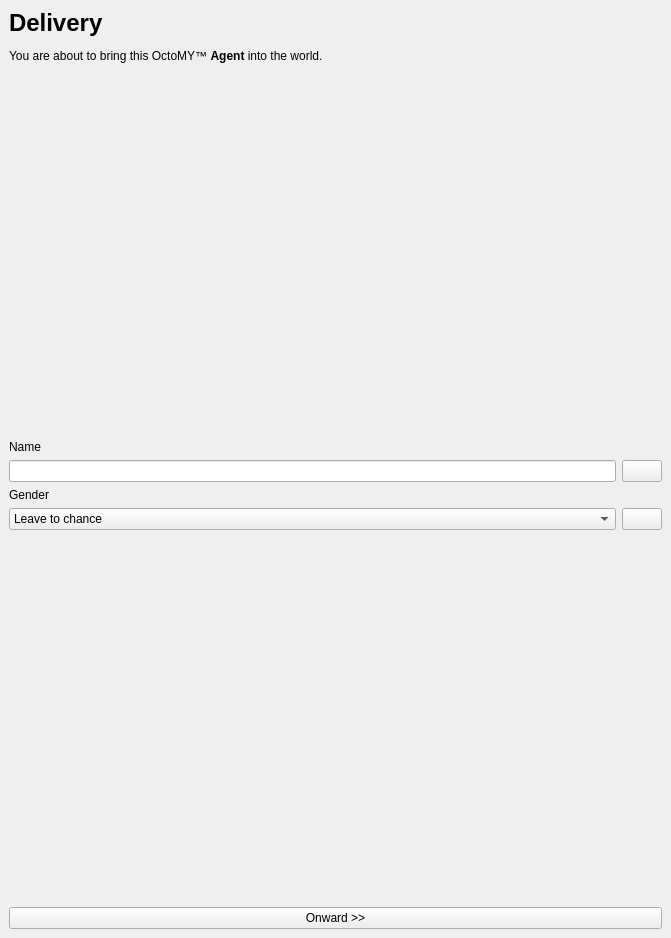
<?xml version="1.0" encoding="UTF-8"?>
<ui version="4.0">
 <class>AgentDeliveryWizard</class>
 <widget class="QWidget" name="AgentDeliveryWizard">
  <property name="geometry">
   <rect>
    <x>0</x>
    <y>0</y>
    <width>671</width>
    <height>938</height>
   </rect>
  </property>
  <property name="sizePolicy">
   <sizepolicy hsizetype="Minimum" vsizetype="Minimum">
    <horstretch>0</horstretch>
    <verstretch>0</verstretch>
   </sizepolicy>
  </property>
  <property name="windowTitle">
   <string>Form</string>
  </property>
  <layout class="QGridLayout" name="gridLayout">
   <property name="leftMargin">
    <number>0</number>
   </property>
   <property name="topMargin">
    <number>0</number>
   </property>
   <property name="rightMargin">
    <number>0</number>
   </property>
   <property name="bottomMargin">
    <number>0</number>
   </property>
   <property name="spacing">
    <number>0</number>
   </property>
   <item row="0" column="0">
    <widget class="QStackedWidget" name="stackedWidget">
     <property name="sizePolicy">
      <sizepolicy hsizetype="Minimum" vsizetype="Minimum">
       <horstretch>0</horstretch>
       <verstretch>0</verstretch>
      </sizepolicy>
     </property>
     <property name="currentIndex">
      <number>0</number>
     </property>
     <widget class="QWidget" name="pageDelivery">
      <layout class="QVBoxLayout" name="verticalLayout">
       <item>
        <widget class="QLabel" name="labelBodyWelcome">
         <property name="sizePolicy">
          <sizepolicy hsizetype="Expanding" vsizetype="Minimum">
           <horstretch>0</horstretch>
           <verstretch>0</verstretch>
          </sizepolicy>
         </property>
         <property name="text">
          <string>&lt;html&gt;&lt;head/&gt;&lt;body&gt;&lt;p&gt;&lt;span style=&quot; font-size:xx-large; font-weight:600;&quot;&gt;Delivery&lt;/span&gt;&lt;/p&gt;&lt;p&gt;You are about to bring this OctoMY™ &lt;span style=&quot; font-weight:600;&quot;&gt;Agent&lt;/span&gt; into the world.&lt;/p&gt;&lt;/body&gt;&lt;/html&gt;</string>
         </property>
         <property name="textFormat">
          <enum>Qt::RichText</enum>
         </property>
         <property name="wordWrap">
          <bool>true</bool>
         </property>
        </widget>
       </item>
       <item>
        <spacer name="verticalSpacer">
         <property name="orientation">
          <enum>Qt::Vertical</enum>
         </property>
         <property name="sizeHint" stdset="0">
          <size>
           <width>20</width>
           <height>40</height>
          </size>
         </property>
        </spacer>
       </item>
       <item>
        <widget class="QLabel" name="label_5">
         <property name="text">
          <string>Name</string>
         </property>
        </widget>
       </item>
       <item>
        <layout class="QHBoxLayout" name="horizontalLayout_4">
         <item>
          <widget class="QLineEdit" name="lineEditName"/>
         </item>
         <item>
          <widget class="QPushButton" name="pushButtonRandomName">
           <property name="text">
            <string/>
           </property>
           <property name="icon">
            <iconset resource="../../libres/resources/icons.qrc">
             <normaloff>:/icons/roll_dice.svg</normaloff>:/icons/roll_dice.svg</iconset>
           </property>
          </widget>
         </item>
        </layout>
       </item>
       <item>
        <widget class="QLabel" name="label_7">
         <property name="text">
          <string>Gender</string>
         </property>
        </widget>
       </item>
       <item>
        <layout class="QHBoxLayout" name="horizontalLayout_6">
         <item>
          <widget class="QComboBox" name="comboBoxGender">
           <property name="sizePolicy">
            <sizepolicy hsizetype="Expanding" vsizetype="Minimum">
             <horstretch>0</horstretch>
             <verstretch>0</verstretch>
            </sizepolicy>
           </property>
           <item>
            <property name="text">
             <string>Leave to chance</string>
            </property>
           </item>
           <item>
            <property name="text">
             <string>Male</string>
            </property>
           </item>
           <item>
            <property name="text">
             <string>Female</string>
            </property>
           </item>
           <item>
            <property name="text">
             <string>Genderless</string>
            </property>
           </item>
           <item>
            <property name="text">
             <string>Other</string>
            </property>
           </item>
          </widget>
         </item>
         <item>
          <widget class="QPushButton" name="pushButtonRandomGender">
           <property name="text">
            <string/>
           </property>
           <property name="icon">
            <iconset resource="../../libres/resources/icons.qrc">
             <normaloff>:/icons/roll_dice.svg</normaloff>:/icons/roll_dice.svg</iconset>
           </property>
          </widget>
         </item>
        </layout>
       </item>
       <item>
        <spacer name="verticalSpacer_14">
         <property name="orientation">
          <enum>Qt::Vertical</enum>
         </property>
         <property name="sizeHint" stdset="0">
          <size>
           <width>653</width>
           <height>223</height>
          </size>
         </property>
        </spacer>
       </item>
       <item>
        <widget class="QPushButton" name="pushButtonOnward">
         <property name="sizePolicy">
          <sizepolicy hsizetype="Minimum" vsizetype="Minimum">
           <horstretch>0</horstretch>
           <verstretch>0</verstretch>
          </sizepolicy>
         </property>
         <property name="text">
          <string>Onward &gt;&gt;</string>
         </property>
        </widget>
       </item>
      </layout>
     </widget>
     <widget class="QWidget" name="pageBirthInProgress">
      <layout class="QVBoxLayout" name="verticalLayout_2">
       <property name="spacing">
        <number>0</number>
       </property>
       <property name="leftMargin">
        <number>0</number>
       </property>
       <property name="topMargin">
        <number>0</number>
       </property>
       <property name="rightMargin">
        <number>0</number>
       </property>
       <property name="bottomMargin">
        <number>0</number>
       </property>
       <item>
        <widget class="QLabel" name="labelBodyBirthInProgress">
         <property name="sizePolicy">
          <sizepolicy hsizetype="Expanding" vsizetype="Minimum">
           <horstretch>0</horstretch>
           <verstretch>0</verstretch>
          </sizepolicy>
         </property>
         <property name="text">
          <string>&lt;html&gt;&lt;head/&gt;&lt;body&gt;&lt;p&gt;&lt;span style=&quot; font-size:xx-large; font-weight:600;&quot;&gt;Birth in progress...&lt;/span&gt;&lt;/p&gt;&lt;p&gt;Please wait for this OctoMY™ &lt;span style=&quot; font-weight:600;&quot;&gt;Agent&lt;/span&gt; to be born.&lt;/p&gt;&lt;/body&gt;&lt;/html&gt;</string>
         </property>
         <property name="textFormat">
          <enum>Qt::RichText</enum>
         </property>
         <property name="wordWrap">
          <bool>true</bool>
         </property>
         <property name="margin">
          <number>9</number>
         </property>
        </widget>
       </item>
       <item>
        <widget class="ImageLabel2" name="labelBirthImage">
         <property name="sizePolicy">
          <sizepolicy hsizetype="Ignored" vsizetype="MinimumExpanding">
           <horstretch>0</horstretch>
           <verstretch>0</verstretch>
          </sizepolicy>
         </property>
         <property name="autoFillBackground">
          <bool>true</bool>
         </property>
         <property name="text">
          <string/>
         </property>
         <property name="pixmap">
          <pixmap resource="../../libres/resources/images.qrc">:/images/birth.jpeg</pixmap>
         </property>
         <property name="scaledContents">
          <bool>true</bool>
         </property>
         <property name="alignment">
          <set>Qt::AlignCenter</set>
         </property>
        </widget>
       </item>
      </layout>
     </widget>
     <widget class="QWidget" name="pageDone">
      <layout class="QVBoxLayout" name="verticalLayout_3">
       <property name="leftMargin">
        <number>9</number>
       </property>
       <property name="topMargin">
        <number>9</number>
       </property>
       <property name="rightMargin">
        <number>9</number>
       </property>
       <property name="bottomMargin">
        <number>9</number>
       </property>
       <item>
        <widget class="QLabel" name="labelBodyDone">
         <property name="sizePolicy">
          <sizepolicy hsizetype="Expanding" vsizetype="Minimum">
           <horstretch>0</horstretch>
           <verstretch>0</verstretch>
          </sizepolicy>
         </property>
         <property name="text">
          <string>&lt;html&gt;&lt;head/&gt;&lt;body&gt;&lt;p&gt;&lt;span style=&quot; font-size:xx-large; font-weight:600;&quot;&gt;Congratulations!&lt;/span&gt;&lt;/p&gt;&lt;p&gt;You have successfully delivered this OctoMY™ &lt;span style=&quot; font-weight:600;&quot;&gt;Agent&lt;/span&gt; into this world.&lt;/p&gt;&lt;p&gt;&lt;br/&gt;&lt;/p&gt;&lt;/body&gt;&lt;/html&gt;</string>
         </property>
         <property name="textFormat">
          <enum>Qt::RichText</enum>
         </property>
         <property name="wordWrap">
          <bool>true</bool>
         </property>
        </widget>
       </item>
       <item>
        <widget class="PortableIDWidget" name="widgetBirthCertificate" native="true">
         <property name="sizePolicy">
          <sizepolicy hsizetype="Expanding" vsizetype="Expanding">
           <horstretch>0</horstretch>
           <verstretch>0</verstretch>
          </sizepolicy>
         </property>
        </widget>
       </item>
       <item>
        <widget class="QWidget" name="widgetWrapper" native="true">
         <property name="sizePolicy">
          <sizepolicy hsizetype="Expanding" vsizetype="Expanding">
           <horstretch>0</horstretch>
           <verstretch>0</verstretch>
          </sizepolicy>
         </property>
         <layout class="QVBoxLayout" name="verticalLayout_5">
          <property name="spacing">
           <number>0</number>
          </property>
          <property name="leftMargin">
           <number>0</number>
          </property>
          <property name="topMargin">
           <number>0</number>
          </property>
          <property name="rightMargin">
           <number>0</number>
          </property>
          <property name="bottomMargin">
           <number>0</number>
          </property>
          <item>
           <spacer name="verticalSpacer_3">
            <property name="orientation">
             <enum>Qt::Vertical</enum>
            </property>
            <property name="sizeHint" stdset="0">
             <size>
              <width>20</width>
              <height>40</height>
             </size>
            </property>
           </spacer>
          </item>
         </layout>
        </widget>
       </item>
       <item>
        <widget class="QLabel" name="labelBodyDone_2">
         <property name="sizePolicy">
          <sizepolicy hsizetype="Minimum" vsizetype="Minimum">
           <horstretch>0</horstretch>
           <verstretch>0</verstretch>
          </sizepolicy>
         </property>
         <property name="text">
          <string>&lt;html&gt;&lt;head/&gt;&lt;body&gt;&lt;p&gt;Next step is configure hardware of this &lt;span style=&quot; font-weight:600;&quot;&gt;agent&lt;/span&gt;.&lt;/p&gt;&lt;/body&gt;&lt;/html&gt;</string>
         </property>
         <property name="textFormat">
          <enum>Qt::RichText</enum>
         </property>
         <property name="wordWrap">
          <bool>true</bool>
         </property>
        </widget>
       </item>
       <item>
        <widget class="QPushButton" name="pushButtonPairNow">
         <property name="text">
          <string>Onward &gt;&gt;</string>
         </property>
         <property name="icon">
          <iconset resource="../../libres/resources/icons.qrc">
           <normaloff>:/icons/pair.svg</normaloff>:/icons/pair.svg</iconset>
         </property>
        </widget>
       </item>
      </layout>
     </widget>
    </widget>
   </item>
  </layout>
 </widget>
 <customwidgets>
  <customwidget>
   <class>PortableIDWidget</class>
   <extends>QWidget</extends>
   <header location="global">node/PortableIDWidget.hpp</header>
   <container>1</container>
  </customwidget>
  <customwidget>
   <class>ImageLabel2</class>
   <extends>QLabel</extends>
   <header location="global">components/ImageLabel2.hpp</header>
  </customwidget>
 </customwidgets>
 <resources>
  <include location="../../libres/resources/icons.qrc"/>
  <include location="../../libres/resources/images.qrc"/>
 </resources>
 <connections/>
</ui>
